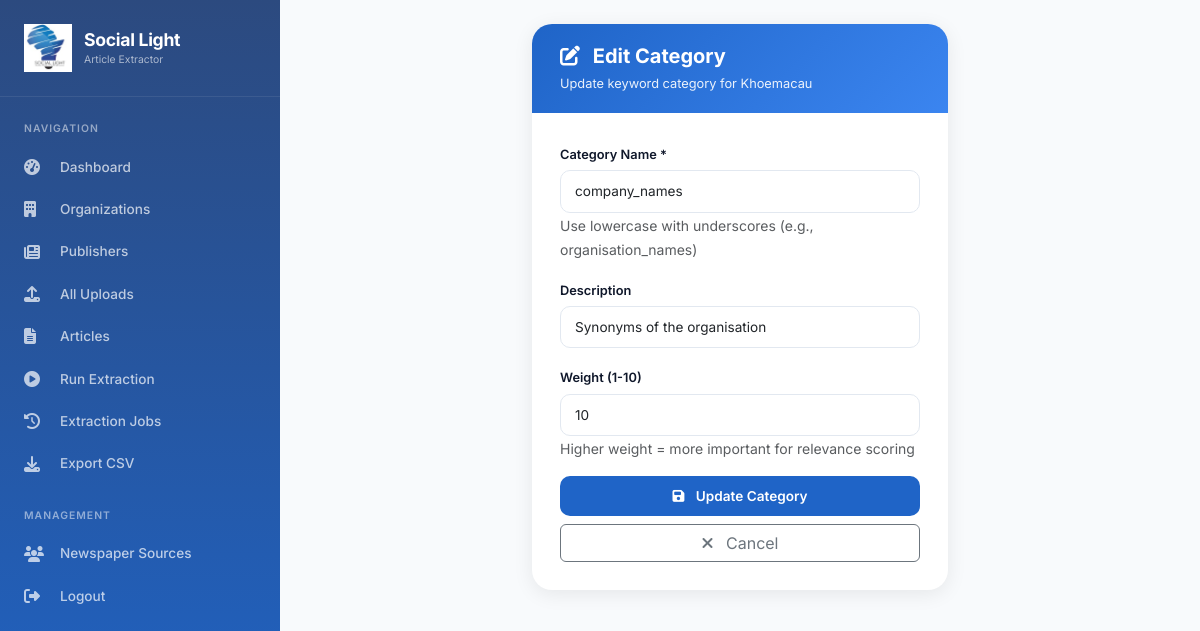
Page /organisations/category/1/edit/ (signed in) on the committed database.
### organisations/models.py (models this page shows, shortened)
class KeywordCategory(models.Model):
    organisation = models.ForeignKey(Organisation, on_delete=models.CASCADE, related_name='keyword_categories')
    name = models.CharField(max_length=100)
    description = models.CharField(max_length=200, blank=True, null=True)
    weight = models.IntegerField(default=1)
    class Meta:
        unique_together = ['organisation', 'name']

class Organisation(models.Model):
    name = models.CharField(max_length=200, unique=True)
    description = models.TextField(blank=True, null=True)
    created_at = models.DateTimeField(auto_now_add=True)

### organisations/views.py (the view)
# urls.py: path('category/<int:category_id>/edit/', views.edit_category, name='edit_category'),
@staff_member_required
def edit_category(request, category_id):
    category = get_object_or_404(KeywordCategory, id=category_id)
    if request.method == 'POST':
        form = KeywordCategoryForm(request.POST, instance=category)
        if form.is_valid():
            form.save()
            messages.success(request, 'Category updated!')
            return redirect('organisations:keyword_categories', organisation_id=category.organisation.id)
    else:
        form = KeywordCategoryForm(instance=category)
    return render(request, 'organisations/edit_category.html', {'form': form, 'category': category})

### organisations/forms.py
class KeywordCategoryForm(forms.ModelForm):
    class Meta:
        model = KeywordCategory
        fields = ['name', 'description', 'weight']
        widgets = {
            'name': forms.TextInput(attrs={'class': 'form-control'}),
            'description': forms.TextInput(attrs={'class': 'form-control'}),
            'weight': forms.NumberInput(attrs={'class': 'form-control'}),
        }

### templates/organisations/edit_category.html (shortened to what this page needs)
{% extends 'base.html' %}
{% block content %}
<div class="row justify-content-center">
    <div class="col-md-6">
        <div class="form-card">
            <div class="form-card-header">
                <h4><i class="fas fa-edit me-2"></i> Edit Category</h4>
                <p>Update keyword category for {{ category.organisation.name }}</p>
            </div>
            <div class="form-card-body">
                <form method="post">
                    <div class="mb-3">
                        <label class="form-label">Category Name *</label>
                        <input type="text" name="name" class="form-control" value="{{ category.name }}" required>
                        <small class="text-muted">Use lowercase with underscores (e.g., organisation_names)</small>
                    </div>
                    <div class="mb-3">
                        <label class="form-label">Description</label>
                        <input type="text" name="description" class="form-control" value="{{ category.description|default:'' }}">
                    </div>
                    <div class="mb-3">
                        <label class="form-label">Weight (1-10)</label>
                        <input type="number" name="weight" class="form-control" value="{{ category.weight }}" min="1" max="10">
                        <small class="text-muted">Higher weight = more important for relevance scoring</small>
                    </div>
                    <button type="submit" class="btn btn-primary w-100">
                        <i class="fas fa-save me-2"></i> Update Category
                    </button>
                    <a href="{% url 'organisations:keyword_categories' category.organisation.id %}" class="btn btn-outline-secondary w-100 mt-2">
                        <i class="fas fa-times me-2"></i> Cancel
                    </a>
                </form>
            </div>
        </div>
    </div>
</div>
{% endblock %}

### templates/base.html (style rules this page uses)
* { margin: 0; padding: 0; box-sizing: border-box; }
body { font-family: 'Inter', -apple-system, BlinkMacSystemFont, 'Segoe UI', Roboto, sans-serif; background-color: #f8fafc; overflow-x: hidden; }
.form-card { background: white; border-radius: 20px; box-shadow: 0 4px 20px rgba(0,0,0,0.08); border: none; overflow: hidden; }
.form-card-header { background: linear-gradient(135deg, #1F64C7 0%, #3B85F0 100%); padding: 20px 28px; color: white; }
.form-card-header h4 { font-size: 1.25rem; font-weight: 700; margin: 0; }
.form-card-header p { font-size: 0.8rem; opacity: 0.9; margin: 6px 0 0; }
.form-card-body { padding: 28px; }
.form-label { font-weight: 600; font-size: 0.8rem; color: #0f172a; margin-bottom: 6px; }
.form-control, .form-select { border-radius: 10px; border: 1.5px solid #e2e8f0; padding: 10px 14px; font-size: 0.85rem; transition: all 0.2s; }
.btn-primary { background: #1F64C7; border: none; padding: 10px 20px; font-size: 0.85rem; font-weight: 600; border-radius: 10px; transition: all 0.2s; }

### rows in the picture
KeywordCategory: organisation.name "Khoemacau", name "company_names", description "Synonyms of the organisation", weight "10"
